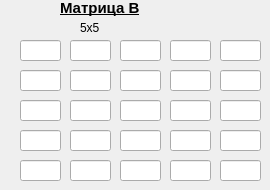
   <widget class="QWidget" name="tab_4">
    <attribute name="title">
     <string>5x5</string>
    </attribute>
    <widget class="QLabel" name="label_19">
     <property name="geometry">
      <rect>
       <x>80</x>
       <y>20</y>
       <width>21</width>
       <height>16</height>
      </rect>
     </property>
     <property name="text">
      <string>5х5</string>
     </property>
    </widget>
    <widget class="QLabel" name="label_20">
     <property name="geometry">
      <rect>
       <x>60</x>
       <y>0</y>
       <width>91</width>
       <height>16</height>
      </rect>
     </property>
     <property name="font">
      <font>
       <family>Arial</family>
       <pointsize>11</pointsize>
       <weight>75</weight>
       <bold>true</bold>
       <underline>true</underline>
      </font>
     </property>
     <property name="text">
      <string>Матрица В</string>
     </property>
    </widget>
    <widget class="QLineEdit" name="lineEdit_84">
     <property name="geometry">
      <rect>
       <x>20</x>
       <y>40</y>
       <width>41</width>
       <height>21</height>
      </rect>
     </property>
     <property name="font">
      <font>
       <family>a_LCDNova</family>
      </font>
     </property>
    </widget>
    <widget class="QLineEdit" name="lineEdit_85">
     <property name="geometry">
      <rect>
       <x>70</x>
       <y>40</y>
       <width>41</width>
       <height>21</height>
      </rect>
     </property>
     <property name="font">
      <font>
       <family>a_LCDNova</family>
      </font>
     </property>
    </widget>
    <widget class="QLineEdit" name="lineEdit_86">
     <property name="geometry">
      <rect>
       <x>120</x>
       <y>40</y>
       <width>41</width>
       <height>21</height>
      </rect>
     </property>
     <property name="font">
      <font>
       <family>a_LCDNova</family>
      </font>
     </property>
    </widget>
    <widget class="QLineEdit" name="lineEdit_87">
     <property name="geometry">
      <rect>
       <x>170</x>
       <y>40</y>
       <width>41</width>
       <height>21</height>
      </rect>
     </property>
     <property name="font">
      <font>
       <family>a_LCDNova</family>
      </font>
     </property>
    </widget>
    <widget class="QLineEdit" name="lineEdit_88">
     <property name="geometry">
      <rect>
       <x>220</x>
       <y>40</y>
       <width>41</width>
       <height>21</height>
      </rect>
     </property>
     <property name="font">
      <font>
       <family>a_LCDNova</family>
      </font>
     </property>
    </widget>
    <widget class="QLineEdit" name="lineEdit_89">
     <property name="geometry">
      <rect>
       <x>20</x>
       <y>70</y>
       <width>41</width>
       <height>21</height>
      </rect>
     </property>
     <property name="font">
      <font>
       <family>a_LCDNova</family>
      </font>
     </property>
    </widget>
    <widget class="QLineEdit" name="lineEdit_90">
     <property name="geometry">
      <rect>
       <x>70</x>
       <y>70</y>
       <width>41</width>
       <height>21</height>
      </rect>
     </property>
     <property name="font">
      <font>
       <family>a_LCDNova</family>
      </font>
     </property>
    </widget>
    <widget class="QLineEdit" name="lineEdit_91">
     <property name="geometry">
      <rect>
       <x>120</x>
       <y>70</y>
       <width>41</width>
       <height>21</height>
      </rect>
     </property>
     <property name="font">
      <font>
       <family>a_LCDNova</family>
      </font>
     </property>
    </widget>
    <widget class="QLineEdit" name="lineEdit_92">
     <property name="geometry">
      <rect>
       <x>170</x>
       <y>70</y>
       <width>41</width>
       <height>21</height>
      </rect>
     </property>
     <property name="font">
      <font>
       <family>a_LCDNova</family>
      </font>
     </property>
    </widget>
    <widget class="QLineEdit" name="lineEdit_93">
     <property name="geometry">
      <rect>
       <x>220</x>
       <y>70</y>
       <width>41</width>
       <height>21</height>
      </rect>
     </property>
     <property name="font">
      <font>
       <family>a_LCDNova</family>
      </font>
     </property>
    </widget>
    <widget class="QLineEdit" name="lineEdit_94">
     <property name="geometry">
      <rect>
       <x>20</x>
       <y>100</y>
       <width>41</width>
       <height>21</height>
      </rect>
     </property>
     <property name="font">
      <font>
       <family>a_LCDNova</family>
      </font>
     </property>
    </widget>
    <widget class="QLineEdit" name="lineEdit_95">
     <property name="geometry">
      <rect>
       <x>70</x>
       <y>100</y>
       <width>41</width>
       <height>21</height>
      </rect>
     </property>
     <property name="font">
      <font>
       <family>a_LCDNova</family>
      </font>
     </property>
    </widget>
    <widget class="QLineEdit" name="lineEdit_96">
     <property name="geometry">
      <rect>
       <x>120</x>
       <y>100</y>
       <width>41</width>
       <height>21</height>
      </rect>
     </property>
     <property name="font">
      <font>
       <family>a_LCDNova</family>
      </font>
     </property>
    </widget>
    <widget class="QLineEdit" name="lineEdit_97">
     <property name="geometry">
      <rect>
       <x>170</x>
       <y>100</y>
       <width>41</width>
       <height>21</height>
      </rect>
     </property>
     <property name="font">
      <font>
       <family>a_LCDNova</family>
      </font>
     </property>
    </widget>
    <widget class="QLineEdit" name="lineEdit_98">
     <property name="geometry">
      <rect>
       <x>220</x>
       <y>100</y>
       <width>41</width>
       <height>21</height>
      </rect>
     </property>
     <property name="font">
      <font>
       <family>a_LCDNova</family>
      </font>
     </property>
    </widget>
    <widget class="QLineEdit" name="lineEdit_99">
     <property name="geometry">
      <rect>
       <x>20</x>
       <y>130</y>
       <width>41</width>
       <height>21</height>
      </rect>
     </property>
     <property name="font">
      <font>
       <family>a_LCDNova</family>
      </font>
     </property>
    </widget>
    <widget class="QLineEdit" name="lineEdit_100">
     <property name="geometry">
      <rect>
       <x>70</x>
       <y>130</y>
       <width>41</width>
       <height>21</height>
      </rect>
     </property>
     <property name="font">
      <font>
       <family>a_LCDNova</family>
      </font>
     </property>
    </widget>
    <widget class="QLineEdit" name="lineEdit_101">
     <property name="geometry">
      <rect>
       <x>120</x>
       <y>130</y>
       <width>41</width>
       <height>21</height>
      </rect>
     </property>
     <property name="font">
      <font>
       <family>a_LCDNova</family>
      </font>
     </property>
    </widget>
    <widget class="QLineEdit" name="lineEdit_102">
     <property name="geometry">
      <rect>
       <x>170</x>
       <y>130</y>
       <width>41</width>
       <height>21</height>
      </rect>
     </property>
     <property name="font">
      <font>
       <family>a_LCDNova</family>
      </font>
     </property>
    </widget>
    <widget class="QLineEdit" name="lineEdit_103">
     <property name="geometry">
      <rect>
       <x>220</x>
       <y>130</y>
       <width>41</width>
       <height>21</height>
      </rect>
     </property>
     <property name="font">
      <font>
       <family>a_LCDNova</family>
      </font>
     </property>
    </widget>
    <widget class="QLineEdit" name="lineEdit_104">
     <property name="geometry">
      <rect>
       <x>20</x>
       <y>160</y>
       <width>41</width>
       <height>21</height>
      </rect>
     </property>
     <property name="font">
      <font>
       <family>a_LCDNova</family>
      </font>
     </property>
    </widget>
    <widget class="QLineEdit" name="lineEdit_105">
     <property name="geometry">
      <rect>
       <x>70</x>
       <y>160</y>
       <width>41</width>
       <height>21</height>
      </rect>
     </property>
     <property name="font">
      <font>
       <family>a_LCDNova</family>
      </font>
     </property>
    </widget>
    <widget class="QLineEdit" name="lineEdit_106">
     <property name="geometry">
      <rect>
       <x>120</x>
       <y>160</y>
       <width>41</width>
       <height>21</height>
      </rect>
     </property>
     <property name="font">
      <font>
       <family>a_LCDNova</family>
      </font>
     </property>
    </widget>
    <widget class="QLineEdit" name="lineEdit_107">
     <property name="geometry">
      <rect>
       <x>170</x>
       <y>160</y>
       <width>41</width>
       <height>21</height>
      </rect>
     </property>
     <property name="font">
      <font>
       <family>a_LCDNova</family>
      </font>
     </property>
    </widget>
    <widget class="QLineEdit" name="lineEdit_108">
     <property name="geometry">
      <rect>
       <x>220</x>
       <y>160</y>
       <width>41</width>
       <height>21</height>
      </rect>
     </property>
     <property name="font">
      <font>
       <family>a_LCDNova</family>
      </font>
     </property>
    </widget>
   </widget>
